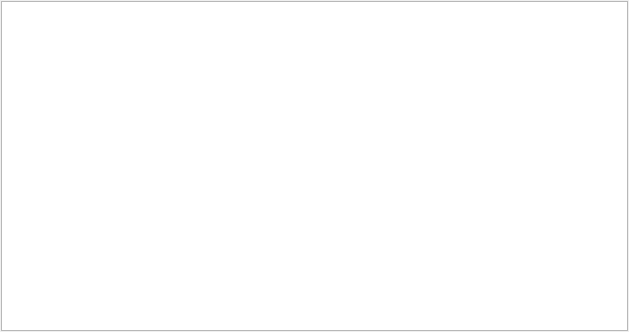
<?xml version="1.0" encoding="UTF-8"?>
<ui version="4.0">
 <class>ServiceDiscoveryWidget</class>
 <widget class="QWidget" name="ServiceDiscoveryWidget">
  <property name="geometry">
   <rect>
    <x>0</x>
    <y>0</y>
    <width>629</width>
    <height>332</height>
   </rect>
  </property>
  <property name="windowTitle">
   <string/>
  </property>
  <layout class="QVBoxLayout" name="verticalLayout">
   <property name="margin">
    <number>1</number>
   </property>
   <item>
    <widget class="QTreeView" name="DiscoveryTree_">
     <property name="contextMenuPolicy">
      <enum>Qt::CustomContextMenu</enum>
     </property>
    </widget>
   </item>
  </layout>
 </widget>
 <resources/>
 <connections/>
</ui>
